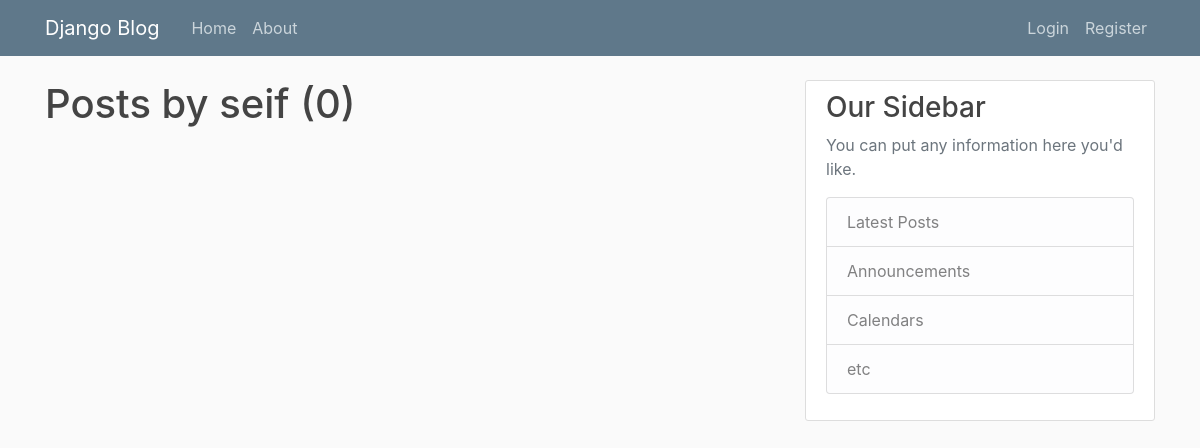
/user/seif, run on an earlier commit of the app's database.
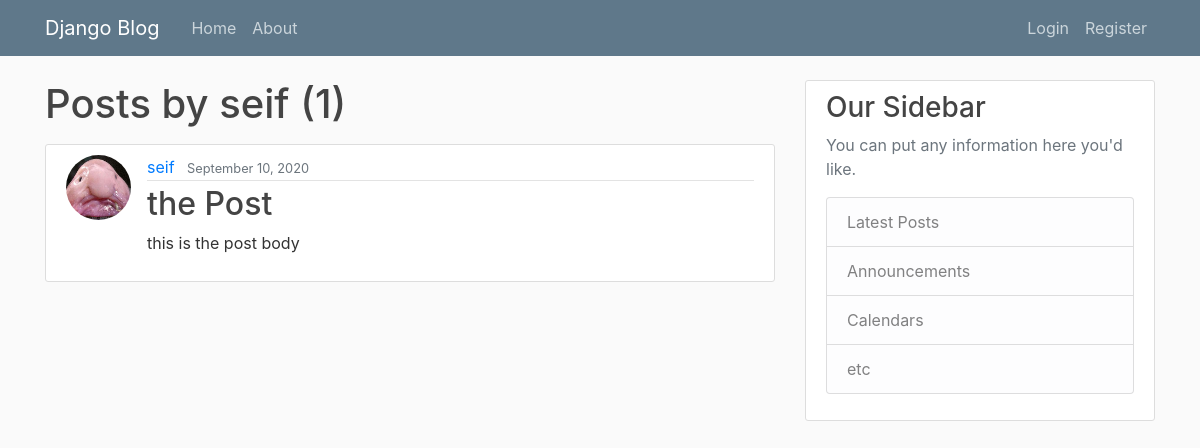
And on a later commit of the database.
### Blogapp/models.py (models this page shows, shortened)
class Post(models.Model):
    title = models.CharField(max_length=100)
    content = models.TextField()
    date_posted = models.DateTimeField(default=timezone.now)
    author = models.ForeignKey(User, on_delete=models.CASCADE)

### Usersapp/models.py (models this page shows, shortened)
class Profile(models.Model):
    user = models.OneToOneField(User, on_delete = models.CASCADE)
    image = models.ImageField(default = 'default.jpg',upload_to ='profile_pics')

### Blogapp/views.py (the view)
# urls.py: path('user/<str:username>', UserListView.as_view(), name='user-posts'),
class UserListView(ListView):
    model  =  Post
    template_name = 'Blogapp/user_post.html'
    context_object_name = 'posts'
    ordering = ['-date_posted']
    paginate_by = 2
    def get_queryset(self):
        user = get_object_or_404(User, username = self.kwargs.get('username'))
        return Post.objects.filter(author = user).order_by('-date_posted')

### Blogapp/templates/Blogapp/user_post.html (shortened to what this page needs)
{% extends "Blogapp/base.html" %}
{% block content %}
    <h1 class="mb-3">Posts by {{ view.kwargs.username }} ({{ page_obj.paginator.count }})</h1>
    {% for post in posts %}
        <article class="media content-section">
          <img class="rounded-circle article-img" src="{{ post.author.profile.image.url }}">
          <div class="media-body">
            <div class="article-metadata">
              <a class="mr-2" href="{% url 'user-posts' post.author.username %}">{{ post.author }}</a>
              <small class="text-muted">{{ post.date_posted|date:"F d, Y" }}</small>
            </div>
            <h2><a class="article-title" href="{% url 'post-detail' post.id %}">{{ post.title }}</a></h2>
            <p class="article-content">{{ post.content }}</p>
          </div>
        </article>
    {% endfor %}
{% endblock content %}

What changed in the data, as far as the page shows it:
added Post: author.profile.image (placeholder picture), author "seif", date_posted "September 10, 2020", title "the Post", content "this is the post body"
Also different on the page:
{{ page_obj.paginator.count }}: "0" → "1"
